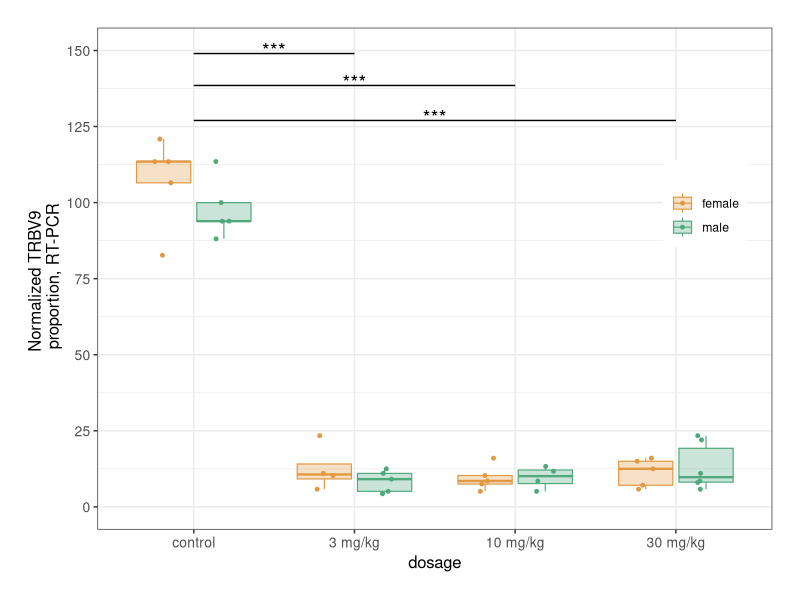

R code for this plot:
## ---- chunk 1
library(ggplot2)
mydata <- data.frame(sex = c(rep("female", 19), rep("male", 20)),
  dose = c(rep("control", 5), rep("3 mg/kg", 4), rep("10 mg/kg", 5), rep("30 mg/kg", 5),
           rep("control", 5), rep("3 mg/kg", 5), rep("10 mg/kg", 4), rep("30 mg/kg", 6)),
  values = c(113.5, 113.5, 82.7, 120.9, 106.5, 11, 5.8, 23.4, 10.3, 5.1, 16,
             10.3, 7.5, 8.5, 5.8, 7.1, 12.5, 16, 15, 113.5, 93.9, 100, 88.1,
             93.9, 12.5, 11, 5.1, 4.3, 9.1, 8.5, 13.3, 11.7, 5.1, 8.5, 11,
             8, 22, 23.4, 5.8))

head(mydata);tail(mydata)
ggplot(mydata, aes(x = dose, y = values, colour = sex, fill = sex)) +
  geom_boxplot(outlier.shape = NA, linewidth = 0.4) +
  geom_point(size = 1, position = position_jitterdodge(0.11)) +
  scale_x_discrete(limits = c("control", "3 mg/kg", "10 mg/kg", "30 mg/kg")) +
  scale_y_continuous(limits = c(0, 150), breaks = seq(0, 150, 25)) +
  scale_fill_manual(values = alpha(c("#E19841", "#50A87C"), 0.3)) +
  scale_colour_manual(values = c("#E19841", "#50A87C")) +
  annotate("segment", x = 1, xend = 2, y = 149, yend = 149) +
  annotate("segment", x = 1, xend = 3, y = 138.5, yend = 138.5) +
  annotate("segment", x = 1, xend = 4, y = 127, yend = 127) +
  annotate("text", x = 1.5, y = 150, size = 5, label = "***") +
  annotate("text", x = 2, y = 139.5, size = 5, label = "***") +
  annotate("text", x = 2.5, y = 128, size = 5, label = "***") +
  theme_bw() +
  theme(legend.position = c(0.9, 0.65),
        axis.text = element_text(size = 10),
        axis.title = element_text(size = 12),
        plot.margin = margin(20, 20, 20, 20)) +
  labs(x = "dosage",
       y = "Normalized TRBV9 \n proportion, RT-PCR",
       fill = "",
       colour = "")
